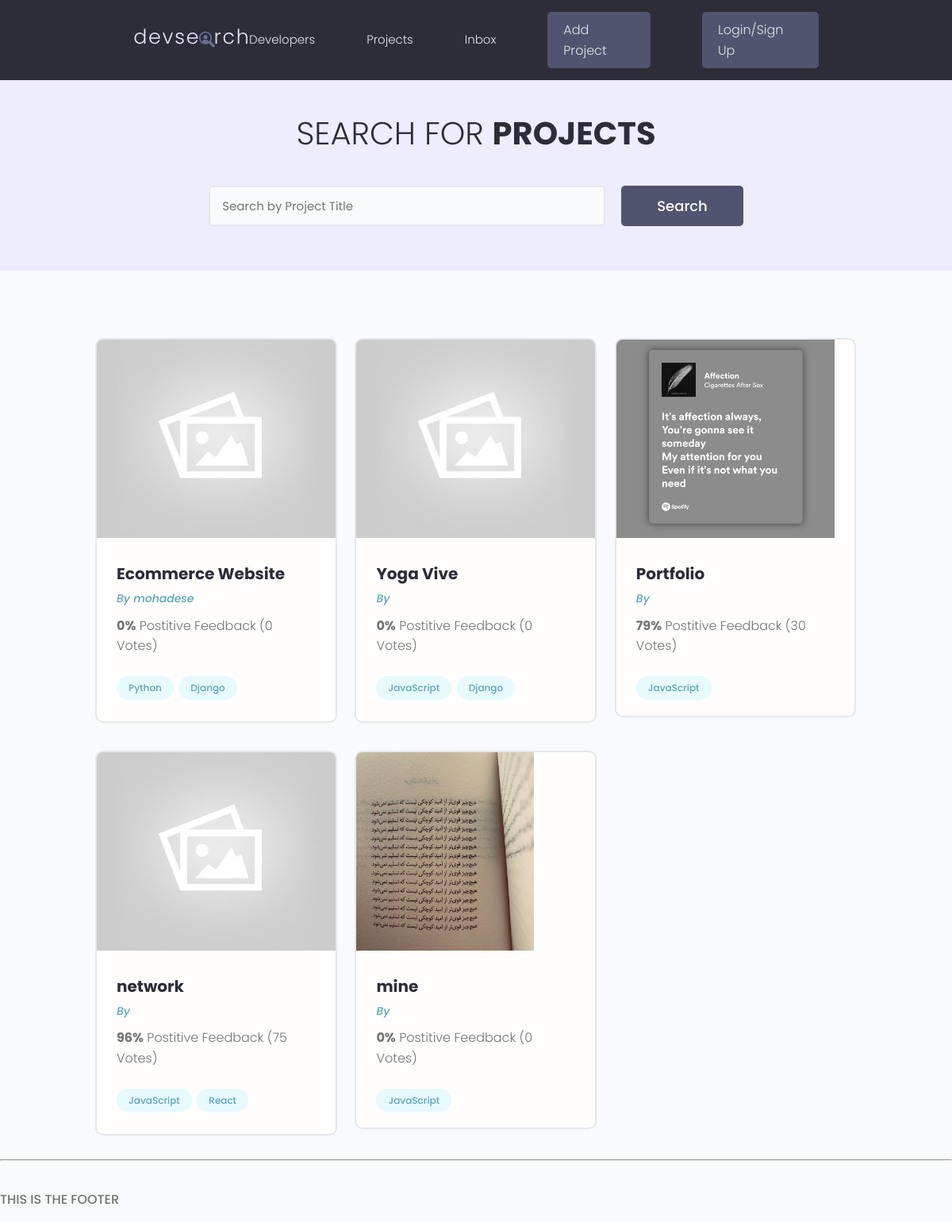
/projects/, run on the app's committed database.
### projects/models.py (models this page shows, shortened)
class Project(models.Model):
    owner= models.ForeignKey(Profile, null=True, blank=True, on_delete=models.SET_NULL)
    title= models.CharField(max_length=200)
    description= models.TextField(null=True , blank=True)
    featured_image= models.ImageField(null=True , blank=True, default='default.jpg')
    demo_link= models.CharField(max_length=2000 , null=True , blank=True)
    source_link= models.CharField(max_length=2000 , null=True , blank=True)
    tags= models.ManyToManyField('Tag', blank=True)
    vote_total= models.IntegerField(default=0, null=True, blank=True)
    vote_ratio= models.IntegerField(default=0, null=True, blank=True)
    created_time= models.DateTimeField(auto_now_add=True)
    id= models.UUIDField(default=uuid.uuid4 , unique=True, primary_key=True, editable=True)

class Tag(models.Model):
    name= models.CharField(max_length=200)
    created_time= models.DateTimeField(auto_now_add=True)
    id= models.UUIDField(default=uuid.uuid4 , unique=True, primary_key=True, editable=True)
    def __str__(self):
        return self.name

### users/models.py (models this page shows, shortened)
class Profile(models.Model):
    user = models.OneToOneField(User , on_delete=models.CASCADE , null=True, blank=True)
    name = models.CharField(max_length=200, blank=True, null=True)
    username = models.CharField(max_length=200, blank=True, null=True)
    email = models.EmailField( max_length=500, blank=True, null=True)
    short_intro = models.CharField(max_length=50, blank=True, null=True)
    bio = models.TextField(blank=True, null=True)
    profile_image = models.ImageField(blank=True, null=True, upload_to='profiles/', default='profiles/user-default.png')
    social_github = models.CharField(max_length=200, blank=True, null=True)
    social_twitter = models.CharField(max_length=200, blank=True, null=True)
    social_linkedin = models.CharField(max_length=200, blank=True, null=True)
    social_youtube = models.CharField(max_length=200, blank=True, null=True)
    social_website = models.CharField(max_length=200, blank=True, null=True)
    created_time= models.DateTimeField(auto_now_add=True)
    id= models.UUIDField(default=uuid.uuid4 , unique=True, primary_key=True, editable=True)

### projects/views.py (the view)
# urls.py: path('projects/' , include('projects.urls')),
def projects(request):
    projects = Project.objects.all()
    context = {'projects' : projects}
    return render(request , 'projects/projects.html' , context)

### projects/templates/projects/projects.html (shortened to what this page needs)
{% extends 'main.html' %}
{% block content %}
<main class="projects">
    <section class="hero-section text-center">
      <div class="container container--narrow">
        <div class="hero-section__box">
          <h2>Search for <span>Projects</span></h2>
        </div>
        <div class="hero-section__search">
          <form class="form" action="#" method="get">
            <div class="form__field">
              <input class="input input--text" id="formInput#search" type="text" name="text"
                placeholder="Search by Project Title" />
            </div>
            <input class="btn btn--sub btn--lg" type="submit" value="Search" />
          </form>
        </div>
      </div>
    </section>
    <section class="projectsList">
      <div class="container">
        <div class="grid grid--three">
            {% for project in projects %}
          <div class="column">
            <div class="card project">
              <a href="{% url 'project' project.id %}" class="project">
                <img class="project__thumbnail" src="{{project.featured_image.url}}" alt="project thumbnail" />
                <div class="card__body">
                  <h3 class="project__title">{{project.title}}</h3>
                  <p><a class="project__author" href="{% url 'project' project.id %}">By {{project.owner.name}}</a></p>
                  <p class="project--rating">
                    <span style="font-weight: bold;">{{project.vote_ratio}}%</span> Postitive
                    Feedback ({{project.vote_total}} Vote{{project.vote_total|pluralize:"s"}})
                  </p>
                  <div class="project__tags">
                    {% for tag in project.tags.all %}
                    <span class="tag tag--pill tag--main">
                      <small>{{tag}}</small>
                    </span>
                    {% endfor %}
                  </div>
                </div>
              </a>
            </div>
          </div>
          {% endfor %}
        </div>
      </div>
    </section>
  </main>
{% endblock content %}

### static/styles/app.css (style rules this page uses)
:root { --color-sub: #2d2d39; }
.btn--sub { background-color: var(--color-sub-light); }
.card { border: 2px solid var(--color-light); }
img { width: 100%; }
.hero-section { height: 40vh; display: flex; align-items: center; background-color: var(--color-sub); }
.hero-section__box { margin-bottom: 4rem; }
.hero-section__box > h2, .hero-section__box > h2 > span { font-size: 4rem; color: var(--color-light); line-height: 1.3; text-transform: uppercase; }
.hero-section__box > h2 { font-weight: 300; }
.hero-section__box > h2 > span { font-weight: 700; }
.hero-section__search > .form { display: flex; align-items: center; justify-content: center; gap: 2rem; }
.hero-section__search > .form input.input--text { width: 50rem; }
.project__author { font-size: 1.4rem; font-style: italic; }
.project--rating { margin-bottom: 1.6em; margin-top: .5em; }
.projects > .hero-section { background: var(--color-sub-lighter); height: 30vh; }
.projects .hero-section__box { margin-bottom: 2.5rem; }
.projects .hero-section__box > h2 { color: var(--color-sub); }
.projects .hero-section__box > h2 > span { font-weight: 700; color: var(--color-sub); }
.projectsList { margin-top: 8rem; }
.project__thumbnail { height: 25rem; object-fit: cover; object-position: top center; }
.project__title { font-size: 2rem; font-weight: 700; color: var(--color-sub); }

### static/uikit/styles/modules/_variables.css (style rules this page uses)
:root { --color-main: #5aa5b9; --color-main-light: #e6faff; --color-sub: #3f4156; --color-sub-light: #51546e; --color-sub-lighter: #ededfd; --color-text: #737373; --color-gray: #8b8b8b; --color-light: #e5e7eb; --color-light-gray: #767676; --color-bg: #f8fafd; --color-white: #fffefd; --color-white-light: #f3f3f3; --color-success: #359e64; --color-success-bg: #def8e8; --color-error: #fc4b0b; --color-error-bg: #fff2ee; --font-base: 'Poppins', arial, helvetica, 'Segoe UI', roboto, ubuntu, sans-serif; --font-monospace: 'Fira Code', 'Courier New', courier, monospace; --font-regular: 300; --font-medium: 500; --font-bold: 700; --generic-shadow: 1px 1px 5px #00000010; --generic-transition: all 0.3s ease-in-out; }

### static/uikit/styles/modules/_base.css (style rules this page uses)
* { margin: 0; padding: 0; box-sizing: border-box; text-rendering: optimizeLegibility; color: inherit; font-size: inherit; }
html { font-size: 50%; }
@media only screen and (min-width: 480px) { html { font-size: 56.25%; } }
@media only screen and (min-width: 1200px) { html { font-size: 62.5%; } }
body { line-height: 1.6; font-weight: 400; font-size: 1.5rem; color: var(--color-text); background-color: var(--color-bg); min-height: 100vh; }

### static/uikit/styles/modules/_typography.css (style rules this page uses)
* { font-family: var(--font-base); }
h2 { font-size: 3.6rem; font-weight: var(--font-bold); }
h3 { font-size: 3.2rem; font-weight: var(--font-medium); }
p, span, strong { font-size: 1.6rem; color: var(--color-text); font-weight: var(--font-regular); }
a { padding-bottom: 2px; text-decoration: none; display: inline-block; color: var(--color-main); font-weight: var(--font-medium); }

### static/uikit/styles/modules/_utilities.css (style rules this page uses)
.container { width: 92%; max-width: 165rem; margin: 0 auto; box-sizing: border-box; }
.container--narrow { width: 92%; max-width: 120rem; }
@media screen and (min-width: 1000px) { .container { width: 90%; } }
@media screen and (min-width: 1000px) { .container--narrow { width: 85%; } }
@media screen and (min-width: 1200px) { .container { width: 80%; } }
@media screen and (min-width: 1200px) { .container--narrow { width: 72%; } }
.text-center { text-align: center; }

### static/uikit/styles/modules/_button.css (style rules this page uses)
.btn { display: inline-block; position: relative; cursor: pointer; background-color: var(--color-light); font-weight: var(--font-medium); color: var(--color-sub); text-decoration: none; padding: 1rem 2rem; border-radius: 0.5rem; border: none; width: -webkit-fit-content; width: -moz-fit-content; width: fit-content; height: -webkit-fit-content; height: -moz-fit-content; height: fit-content; font-size: 1.6rem; outline-width: 0; outline-color: transparent; -webkit-backface-visibility: hidden; backface-visibility: hidden; transition: all 0.3s ease-in-out; }
.btn--sub { background-color: var(--color-sub); color: var(--color-white); }
.btn--lg { font-size: 1.8rem; padding: 1.2rem 4.5rem; }

### static/uikit/styles/modules/_card.css (style rules this page uses)
.card { border-radius: 1rem; background-color: var(--color-white); border: 1.5px solid var(--color-light); width: auto; height: auto; margin-top: 0.5rem; margin-bottom: 0.5rem; overflow: hidden; }
.card__body, .card__header { padding: 2rem 2.5rem; }

### data on the page
Project: featured_image (placeholder picture), title "Ecommerce Website", owner.name "mohadese", vote_ratio "0", vote_total "0"
Tag: name "Python"
Tag: name "Django"
Project: featured_image (placeholder picture), title "Yoga Vive", vote_ratio "0", vote_total "0"
Tag: name "JavaScript"
Project: featured_image (picture), title "Portfolio", vote_ratio "79", vote_total "30"
Project: featured_image (placeholder picture), title "network", vote_ratio "96", vote_total "75"
Tag: name "React"
Project: featured_image (picture), title "mine", vote_ratio "0", vote_total "0"
